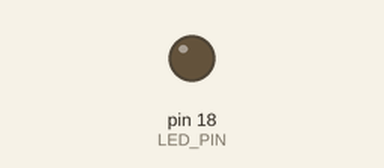
Simulated run of this sketch. Board: Arduino Uno, built with avr-gcc and run on an emulated ATmega328P. Shown: output pins drawn as LEDs (lit = HIGH).

Above: at 0.7 s.
At 2.42 s:
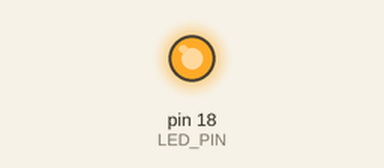
Timing chart, 0 to 3.0 s (numbered marks = the images above):
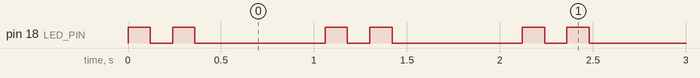

The sketch:

blink_led.ino
```cpp
#define LED_PIN 18

void setup() {

  pinMode(LED_PIN, OUTPUT);
}

void loop() {

  // blink 1
  digitalWrite(LED_PIN, HIGH);
  delay(120);

  digitalWrite(LED_PIN, LOW);
  delay(120);

  // blink 2
  digitalWrite(LED_PIN, HIGH);
  delay(120);

  digitalWrite(LED_PIN, LOW);
  delay(700);
}
```

Measured:
- by itself, pin 18 (LED_PIN): repeats every 1.1 s: LOW 0.12 s, HIGH 0.12 s, LOW 0.70 s, HIGH 0.12 s
- by itself, everything shown: repeats every 1.1 s, in 4 steps
